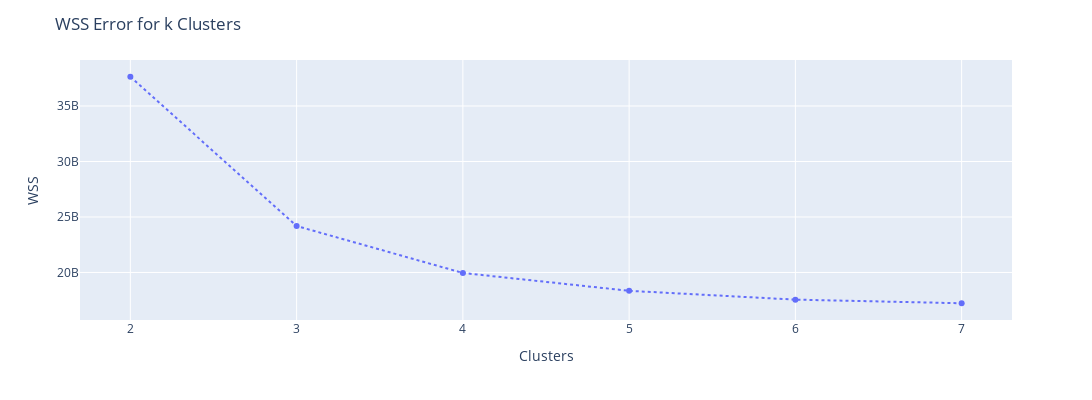

Notebook code for this chart:
### Markdown cell above
## 7.1. Within-Cluster Sum of Square <a id='within_cluster'></a>

### Code cell
wss = []

for k in clusters:
    # model definition
    kmeans = KMeans(init = 'random', n_clusters = k, n_init = 10, max_iter = 300, random_state = 42)
    
    # model training
    kmeans.fit(X)
    
    # validation
    wss.append(kmeans.inertia_)
    
# plot wss - Elbow Method
fig = px.line(x=clusters, y=wss, markers = True, width=1200, height=400)
fig.update_layout(title='WSS Error for k Clusters',
                  xaxis_title="Clusters",
                  yaxis_title="WSS")
fig.update_traces(patch={"line": {"dash": 'dot'}}) 
fig.show()

### Figure 1 — Plotly figure (JSON) as saved in the notebook; plotly's stock layout.template omitted (floating-point values rounded to 4 significant figures)
{"data": [{"hovertemplate": "x=%{x}<br>y=%{y}<extra></extra>", "legendgroup": "", "line": {"color": "#636efa", "dash": "dot"}, "marker": {"symbol": "circle"}, "mode": "lines+markers", "name": "", "orientation": "v", "showlegend": false, "type": "scatter", "x": [2, 3, 4, 5, 6, 7], "xaxis": "x", "y": [37640000000.0, 24190000000.0, 19960000000.0, 18350000000.0, 17550000000.0, 17230000000.0], "yaxis": "y"}], "layout": {"height": 400, "legend": {"tracegroupgap": 0}, "margin": {"t": 60}, "title": {"text": "WSS Error for k Clusters"}, "width": 1200, "xaxis": {"anchor": "y", "autorange": true, "domain": [0, 1], "range": [1.7, 7.3], "title": {"text": "Clusters"}, "type": "linear"}, "yaxis": {"anchor": "x", "autorange": true, "domain": [0, 1], "range": [15720000000.0, 39150000000.0], "title": {"text": "WSS"}, "type": "linear"}}}
